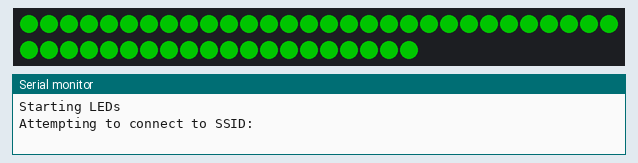
Simulated run of this sketch. Board: Arduino Uno WiFi Rev2. Shown: 50 RGB LEDs in strip order, left to right, continuing on the next row, the last lines printed to the serial monitor. Dim RGB values are drawn brighter than linear; WiFi joins after 1.5 s; servers stay silent unless stated; colours are those a GRB WS2812 strip shows for the declared byte order; uploads are accepted with an empty reply; an integer division by zero does not stop the program and gives all ones (-1); not simulated (calls return 0 or success): arduino_secrets.h.

Above: at 0.1 s.
At 53.19 s:
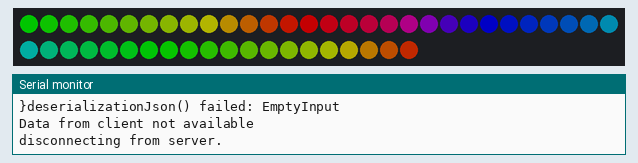
At 55.6 s:
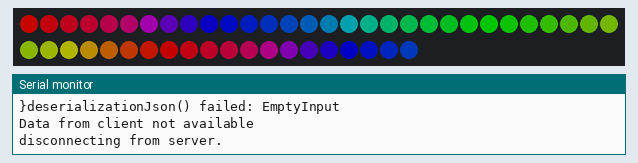
At 58.31 s:
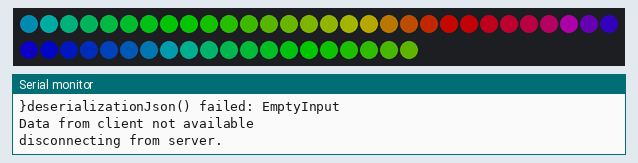
At 63.73 s:
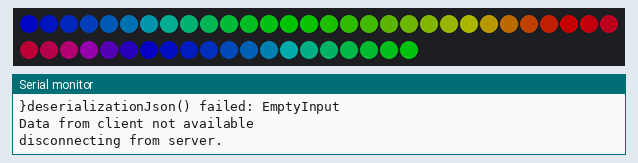
At 71.86 s:
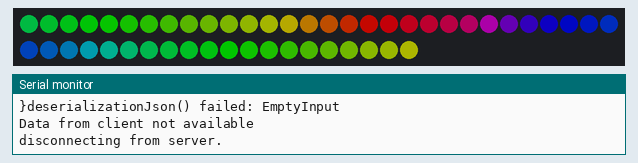

The sketch:

FastLEDWebClient.ino
```cpp
/*
   Fast LED Web client

   This sketch connects to the arduino neopixel api
   using the WiFi module. It uses the FastLED library to control a string
   of RGB LEDs

   This sketch is written for a network using WPA encryption. For
   WEP or WPA, change the WiFi.begin() call accordingly.

Circuit:
 * Board with NINA module (Arduino UNO WiFi Rev.2)
 * WS2812 LED strip (any length)

 Based off WifiWebClient example

 by Diego E. R.
 */


#include <SPI.h>
#include <WiFiNINA.h>
#include <FastLED.h>
//Needed if storing the ID of the animation
#define ARDUINOJSON_USE_LONG_LONG 1
#include <ArduinoJson.h>
#include "arduino_secrets.h"

/****************** WiFI Client Settings  ******************/
///////please enter your sensitive data in the Secret tab/arduino_secrets.h
char ssid[] = SECRET_SSID;        // your network SSID (name)
char pass[] = SECRET_PASS;    // your network password (use for WPA, or use as key for WEP)
int keyIndex = 0;            // your network key index number (needed only for WEP)

int status = WL_IDLE_STATUS;
// if you don't want to use DNS (and reduce your sketch size)
// use the numeric IP instead of the name for the server:
//IPAddress server(74,125,232,128);  // numeric IP for Google (no DNS)
char server[] = "arduino-neopixel-app.herokuapp.com";    // name address for this heroku app
int port = 80;

// Initialize the WiFi client library
WiFiClient client;

/****************** LED Strip Settings  ******************/
// How many leds in your strip? How bright (Max: 255)?
#define NUM_LEDS 50
#define BRIGHTNESS 95

// For led chips like Neopixels, which have a data line, ground, and power, you just
// need to define DATA_PIN.  For led chipsets that are SPI based (four wires - data, clock,
// ground, and power), like the LPD8806, define both DATA_PIN and CLOCK_PIN
#define DATA_PIN 6
//#define CLOCK_PIN 13
#define LED_TYPE WS2812
#define COLOR_ORDER RGB

// Define the array of leds
CRGB leds[NUM_LEDS];


/****************** ArduinoJson Settings  ******************/
StaticJsonDocument<48> filter;
StaticJsonDocument<768> doc;


/****************** Program Start  ******************/
void setup() {
  //Initialize serial and wait for port to open:
  Serial.begin(9600);
  while (!Serial) {
    ; // wait for serial port to connect. Needed for native USB port only
  }

  // check for the WiFi module:
  if (WiFi.status() == WL_NO_MODULE) {
    Serial.println("Communication with WiFi module failed!");
    // don't continue
    while (true);
  }

  String fv = WiFi.firmwareVersion();
  if (fv < WIFI_FIRMWARE_LATEST_VERSION) {
    Serial.println("Please upgrade the firmware");
  }

  Serial.println("Starting LEDs");
  //Initialize the LED strip. Use ypical8mmPixel or TypicalPixelString for setCorrection
  LEDS.addLeds<LED_TYPE,DATA_PIN,COLOR_ORDER>(leds, NUM_LEDS).setCorrection(Typical8mmPixel);
  LEDS.setBrightness(BRIGHTNESS);

  fill_solid(leds, NUM_LEDS, CRGB::Red);
  FastLED.show();
  // attempt to connect to WiFi network:
  while (status != WL_CONNECTED) {
    Serial.print("Attempting to connect to SSID: ");
    Serial.println(ssid);
    // Connect to WPA/WPA2 network. Change this line if using open or WEP network:
    status = WiFi.begin(ssid, pass);

    // wait 10 seconds for connection:
    delay(50000);
  }
  Serial.println("Connected to WiFi");
  printWifiStatus();

  Serial.println("\nStarting connection to server...");
  // if you get a connection, report back via serial:
  if (client.connect(server, port)) {
    Serial.println("connected to server");
    // Make a HTTP request:
    // client.println("GET /api/devices/1 HTTP/1.1");
    client.println("GET /api/v1/animations HTTP/1.1");
    client.print("Host: ");
    client.println(server);
    client.println("Connection: close");
    client.println();
  }
}


/***** FastLED List of Animations *****/
// List of patterns to cycle through.  Each is defined as a separate function below.
typedef void (*SimplePatternList[])();
SimplePatternList gPatterns = { rainbow, cylon, blink};
uint8_t gCurrentPatternNumber = 0; // Index number of which pattern is current
uint8_t gHue = 0; // rotating "base color" used by many of the patterns
//Array to hold the animations in order but stored as numbers.
//Var to keep track of the number of animations. Max is 30.
uint8_t animationsCount = 0;
uint8_t animationsList[30];

/*************** The main LOOP ***************/
void loop() {
  bool gotStatus = false;
  bool gotHeaders = false;
  bool gotJson = false;

  // if there are incoming bytes available
  // from the server, read them and print them:
  while (client.available()) {

    //Check HTTP status
    if(!gotStatus){
      Serial.println("checking the response status...");
      char status[32] = {0};
      client.readBytesUntil('\r', status, sizeof(status));
      Serial.print(status);
      Serial.println(" was the status.");
      gotStatus = true;
    }

    //Skip HTTP headers
    if(!gotHeaders){
      Serial.println("Checking headers...");
      char endOfHeaders[] = "\r\n\r\n";
      //Serial.println(client.readStringUntil(endOfHeaders));
      if(client.find(endOfHeaders)){
        Serial.println("got them headers");
      }
      gotHeaders = true;
    }

    //Start using JSON
    if(gotStatus && gotHeaders && !gotJson){
      Serial.println("Getting JSON");

      //Setting up filter
      JsonObject filter_animations_0 = filter["animations"].createNestedObject();
      filter_animations_0["name"] = true;
      filter_animations_0["delay"] = true;

      Serial.println("Here is the filter:");
      serializeJsonPretty(filter, Serial);

      //Read the JSON into the JSON object
      DeserializationError error = deserializeJson(doc, client, DeserializationOption::Filter(filter));

      if(error) {
        //Serial.print(F("deserializeJson() failed: "));
        Serial.print("deserializationJson() failed: ");
        Serial.println(error.f_str());
        gotJson = true;
        return;
      }
      Serial.print("\n Error was: ");
      Serial.println(error.f_str());


      Serial.println("Here is the doc: ");
      serializeJsonPretty(doc, Serial);

      // Serial.print(doc["animations"].as<const char*>());


      Serial.print(sizeof(animationsList)/sizeof(uint8_t));

      for (JsonObject animations_item : doc["animations"].as<JsonArray>()) {
        const char* animations_item_name;
        long long animations_item_delay;
        if(animationsCount >= 30){
          Serial.print("too many animations");
          //animationsCount--;
          break;
        }
        animations_item_name = animations_item["name"]; // "rainbow", "blink", "rainbow", "rainbow",
        animations_item_delay = animations_item["delay"]; // 12345, 1111111111111111, 45554, 1, 222,
        Serial.print("Printing animations one by one: ");
        Serial.println(animations_item_name);
      // Serial.print(" : ");
      // Serial.println(animations_item_delay);
        //const char* animations_item_name = animations_item["name"]; // "rainbow", "blink", "rainbow", "rainbow",
        //long long animations_item_delay = animations_item["delay"]; // 12345, 1111111111111111, 45554, 1, 222,
        if(strcmp(animations_item_name,"rainbow") == 0){
          animationsList[animationsCount++] = 0;
          Serial.println("Rainbow animation");
        }
        else if(strcmp(animations_item_name,"cylon") == 0){
          animationsList[animationsCount++] = 1;
          Serial.println("cylon animation");
        }
        else if(strcmp(animations_item_name,"blink") == 0){
          animationsList[animationsCount++] = 2;
          Serial.println("blink animation");
        }

      }
      //printing the animations converted
      Serial.print("Total animations: ");
      Serial.println(animationsCount);
      Serial.print("Animations array: ");
      for(uint8_t i=0; i<animationsCount; i++){
        Serial.print(animationsList[i]);
        Serial.print(" , ");
      }
      Serial.println("");


      gotJson = true;
    }

    //char c = client.read();
    //Serial.write(c);
  }

  Serial.println("Data from client not available");


  // if the server's disconnected, stop the client:
  if (!client.connected()) {
    Serial.println();
    Serial.println("disconnecting from server.");
    client.stop();

    // Control the LEDs forever
    while (true){
      // Call the current pattern function once, updating the 'leds' array
      gPatterns[animationsList[gCurrentPatternNumber]]();

      // send the 'leds' array out to the actual LED strip
      FastLED.show();
      // insert a delay to keep the framerate modest
      FastLED.delay(1000/120);

      // do some periodic updates
      EVERY_N_MILLISECONDS( 20 ) { gHue++; } // slowly cycle the "base color" through the rainbow
      EVERY_N_SECONDS( 5 ) { nextPattern(); } // change patterns periodically

    }
  }
}


void printWifiStatus() {
  // print the SSID of the network you're attached to:
  Serial.print("SSID: ");
  Serial.println(WiFi.SSID());

  // print your board's IP address:
  IPAddress ip = WiFi.localIP();
  Serial.print("IP Address: ");
  Serial.println(ip);

  // print the received signal strength:
  long rssi = WiFi.RSSI();
  Serial.print("signal strength (RSSI):");
  Serial.print(rssi);
  Serial.println(" dBm");
}

/***** FastLED Animation Functions *****/
#define ARRAY_SIZE(A) (sizeof(A) / sizeof((A)[0]))

void nextPattern(){
  // add one to the current pattern number, and wrap around at the end
  //gCurrentPatternNumber = (gCurrentPatternNumber + 1) % ARRAY_SIZE( gPatterns);
  //iterate through the animationslist one by one and wrap at the end

  gCurrentPatternNumber = (gCurrentPatternNumber + 1) % animationsCount;

}

void fadeall(){
  for(int i = 0; i < NUM_LEDS; i++){
    leds[i].nscale8(250);
  }
}

void rainbow()
{
  // FastLED's built-in rainbow generator
  fill_rainbow( leds, NUM_LEDS, gHue, 7);
  FastLED.show();
}

void cylon(){
  static uint8_t hue = 0;
  //Serial.print("x");
  // First slide the led in one direction
  for(int i = 0; i < NUM_LEDS; i++) {
    // Set the i'th led to red
    leds[i] = CHSV(hue++, 255, 255);
    // Show the leds
    FastLED.show();
    // now that we've shown the leds, reset the i'th led to black
    // leds[i] = CRGB::Black;
    fadeall();
    // Wait a little bit before we loop around and do it again
    delay(10);
  }
  //Serial.print("x");

  // Now go in the other direction.
  for(int i = (NUM_LEDS)-1; i >= 0; i--) {
    // Set the i'th led to red
    leds[i] = CHSV(hue++, 255, 255);
    // Show the leds
    FastLED.show();
    // now that we've shown the leds, reset the i'th led to black
    // leds[i] = CRGB::Black;
    fadeall();
    // Wait a little bit before we loop around and do it again
    delay(10);
  }

}


void blink(){
  fill_solid(leds, NUM_LEDS, CHSV(gHue, 255, 255));
  FastLED.show();
  delay(300);
  fill_solid(leds, NUM_LEDS, CRGB(0, 0, 0));
  FastLED.show();
  delay(300);
}
```

Measured:
- by itself, everything shown: repeats every 19.3 s, in 64 steps
